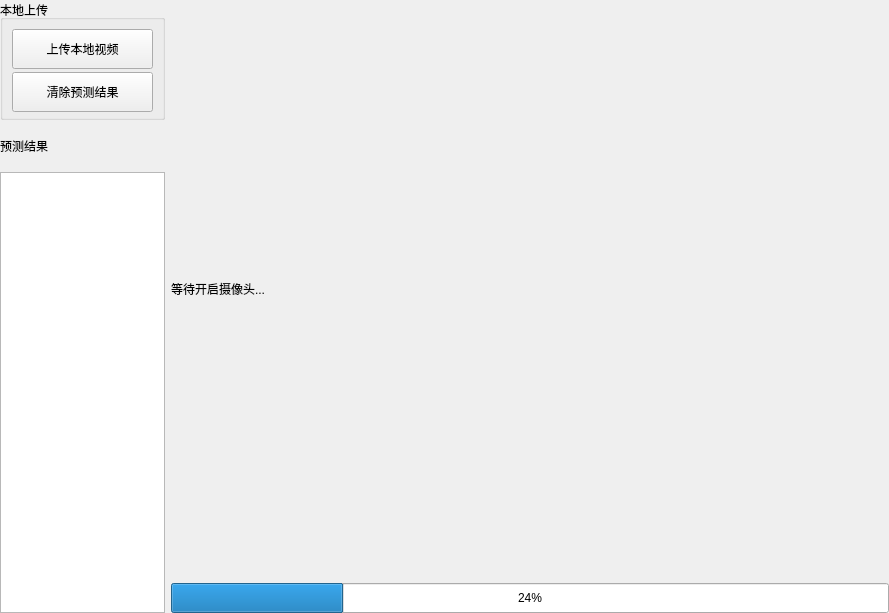
<?xml version="1.0" encoding="UTF-8"?>
<ui version="4.0">
 <class>CSL2wordLocal</class>
 <widget class="QWidget" name="CSL2wordLocal">
  <property name="geometry">
   <rect>
    <x>0</x>
    <y>0</y>
    <width>889</width>
    <height>613</height>
   </rect>
  </property>
  <property name="windowTitle">
   <string>Form</string>
  </property>
  <layout class="QGridLayout" name="gridLayout_2">
   <property name="leftMargin">
    <number>0</number>
   </property>
   <property name="topMargin">
    <number>0</number>
   </property>
   <property name="rightMargin">
    <number>0</number>
   </property>
   <property name="bottomMargin">
    <number>0</number>
   </property>
   <item row="0" column="0">
    <layout class="QGridLayout" name="gridLayout">
     <item row="1" column="0">
      <widget class="QLabel" name="result_show_label">
       <property name="minimumSize">
        <size>
         <width>0</width>
         <height>0</height>
        </size>
       </property>
       <property name="maximumSize">
        <size>
         <width>165</width>
         <height>40</height>
        </size>
       </property>
       <property name="text">
        <string>预测结果</string>
       </property>
      </widget>
     </item>
     <item row="0" column="0">
      <widget class="QGroupBox" name="group_box">
       <property name="minimumSize">
        <size>
         <width>0</width>
         <height>120</height>
        </size>
       </property>
       <property name="maximumSize">
        <size>
         <width>165</width>
         <height>120</height>
        </size>
       </property>
       <property name="title">
        <string>本地上传</string>
       </property>
       <layout class="QVBoxLayout" name="verticalLayout">
        <item>
         <widget class="QPushButton" name="local_update_btn">
          <property name="minimumSize">
           <size>
            <width>100</width>
            <height>40</height>
           </size>
          </property>
          <property name="maximumSize">
           <size>
            <width>200</width>
            <height>60</height>
           </size>
          </property>
          <property name="text">
           <string>上传本地视频</string>
          </property>
         </widget>
        </item>
        <item>
         <widget class="QPushButton" name="info_clear_btn">
          <property name="minimumSize">
           <size>
            <width>100</width>
            <height>40</height>
           </size>
          </property>
          <property name="maximumSize">
           <size>
            <width>200</width>
            <height>60</height>
           </size>
          </property>
          <property name="text">
           <string>清除预测结果</string>
          </property>
         </widget>
        </item>
       </layout>
      </widget>
     </item>
     <item row="2" column="0" rowspan="2">
      <widget class="QTextBrowser" name="result_show_browser">
       <property name="minimumSize">
        <size>
         <width>0</width>
         <height>0</height>
        </size>
       </property>
       <property name="maximumSize">
        <size>
         <width>165</width>
         <height>16777215</height>
        </size>
       </property>
      </widget>
     </item>
     <item row="0" column="1" rowspan="3">
      <widget class="QLabel" name="cam_window">
       <property name="minimumSize">
        <size>
         <width>0</width>
         <height>0</height>
        </size>
       </property>
       <property name="text">
        <string>等待开启摄像头...</string>
       </property>
      </widget>
     </item>
     <item row="3" column="1">
      <widget class="QProgressBar" name="progress_bar">
       <property name="minimumSize">
        <size>
         <width>220</width>
         <height>15</height>
        </size>
       </property>
       <property name="maximumSize">
        <size>
         <width>16777215</width>
         <height>30</height>
        </size>
       </property>
       <property name="value">
        <number>24</number>
       </property>
      </widget>
     </item>
    </layout>
   </item>
  </layout>
 </widget>
 <resources/>
 <connections/>
</ui>
